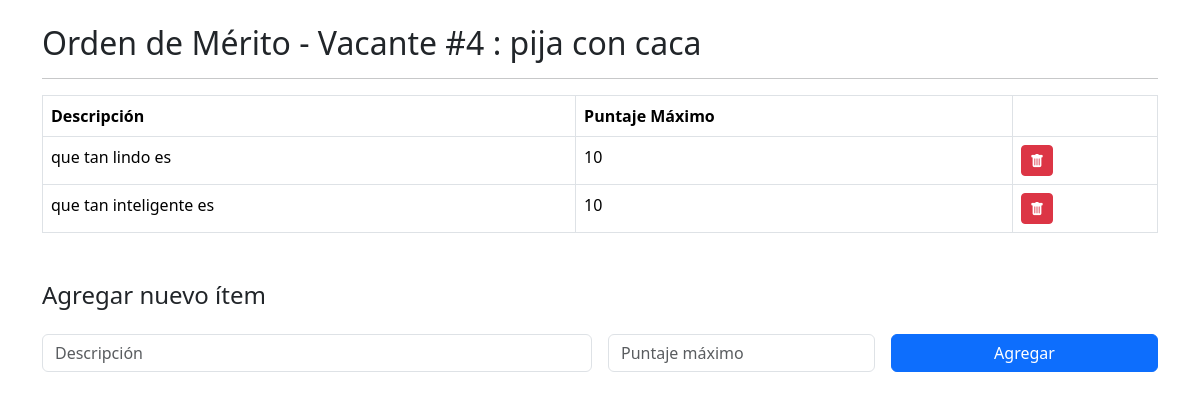
The app's page /php/orden_de_merito.php?id=4 (signed in), older data.
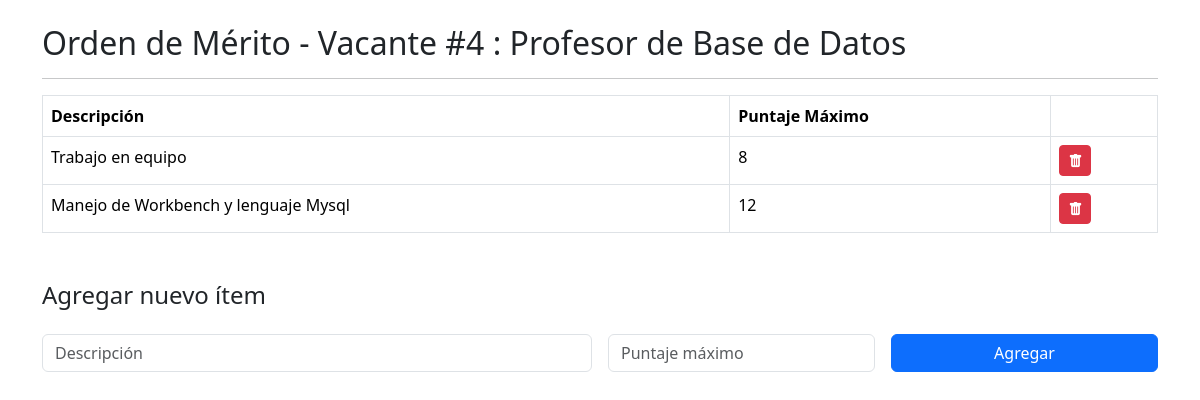
The same page, newer data.
### tables this page shows
CREATE TABLE `vacante` (
  `ID` int(11) NOT NULL,
  `estado` varchar(256) NOT NULL,
  `descripcion` varchar(525) NOT NULL,
  `fecha_ini` date NOT NULL,
  `fecha_fin` date NOT NULL,
  `titulo` varchar(150) NOT NULL
);

CREATE TABLE `item` (
  `nro_item` int(11) NOT NULL,
  `ID_Vacante` int(11) NOT NULL,
  `descripcion` varchar(256) NOT NULL,
  `valor_max` int(11) NOT NULL
);

### php/orden_de_merito.php (the view, shortened to what this page needs)
<?php
require("conection.php");
$idVacante = intval($_GET['id']);
$sqlItemsVacantes = "SELECT * FROM vacante WHERE ID = $idVacante";
$resultado2 = mysqli_query($conn, $sqlItemsVacantes);
$sqlItems = "SELECT * FROM item WHERE ID_Vacante = $idVacante";
$resultado = mysqli_query($conn, $sqlItems);
?>
<!DOCTYPE html>
<html lang="es">
<head>
  <link href="https://cdn.jsdelivr.net/npm/bootstrap@5.3.3/dist/css/bootstrap.min.css" rel="stylesheet">
  <link href="https://cdn.jsdelivr.net/npm/bootstrap-icons@1.10.5/font/bootstrap-icons.css" rel="stylesheet">
</head>
<body class="container py-4">
  <?php
  if ($resultado2 && mysqli_num_rows($resultado2) > 0) {
    $vacante = mysqli_fetch_assoc($resultado2);
    echo "<h2>Orden de Mérito - Vacante #". $idVacante ." : " .$vacante['titulo']."</h2>" ;
} else {
    echo "<p>No se encontró la vacante.</p>";
}
  echo "<hr>";
  ?>
  <table class="table table-bordered">
    <thead>
  <tr>
    <th>Descripción</th>
    <th>Puntaje Máximo</th>
    <th> </th>
  </tr>
</thead>
    <tbody>
      <tbody>
  <?php while ($item = mysqli_fetch_assoc($resultado)): ?>
    <tr>
      <td><?= htmlspecialchars($item['descripcion']) ?></td>
      <td><?= $item['valor_max'] ?></td>
      <td>
        <form method="post" action="orden_de_merito.php?id=<?= $idVacante ?>" style="display:inline;">
          <button type="submit" class="btn btn-danger btn-sm" title="Eliminar">
  <i class="bi bi-trash-fill text-white"></i>
</button>
        </form>
      </td>
    </tr>
  <?php endwhile; ?>
</tbody>
    </tbody>
  </table>
  <h4 class="mt-5">Agregar nuevo ítem</h4>
  <form action="orden_de_merito.php?id=<?= $idVacante ?>" method="post" class="row g-3 mt-2">
    <div class="col-md-6">
      <input type="text" name="descripcion" class="form-control" placeholder="Descripción" required>
    </div>
    <div class="col-md-3">
      <input type="number" name="puntaje_max" class="form-control" placeholder="Puntaje máximo" min="0" required>
    </div>
    <div class="col-md-3">
      <button type="submit" class="btn btn-primary w-100">Agregar</button>
    </div>
  </form>
</body>
</html>

Row changes from the older to the newer data that the page shows:
removed item: descripcion "que tan lindo es", valor_max "10"
removed item: descripcion "que tan inteligente es", valor_max "10"
changed vacante: titulo "pija con caca" → "Profesor de Base de Datos"
added item: descripcion "Trabajo en equipo", valor_max "8"
added item: descripcion "Manejo de Workbench y lenguaje Mysql", valor_max "12"
